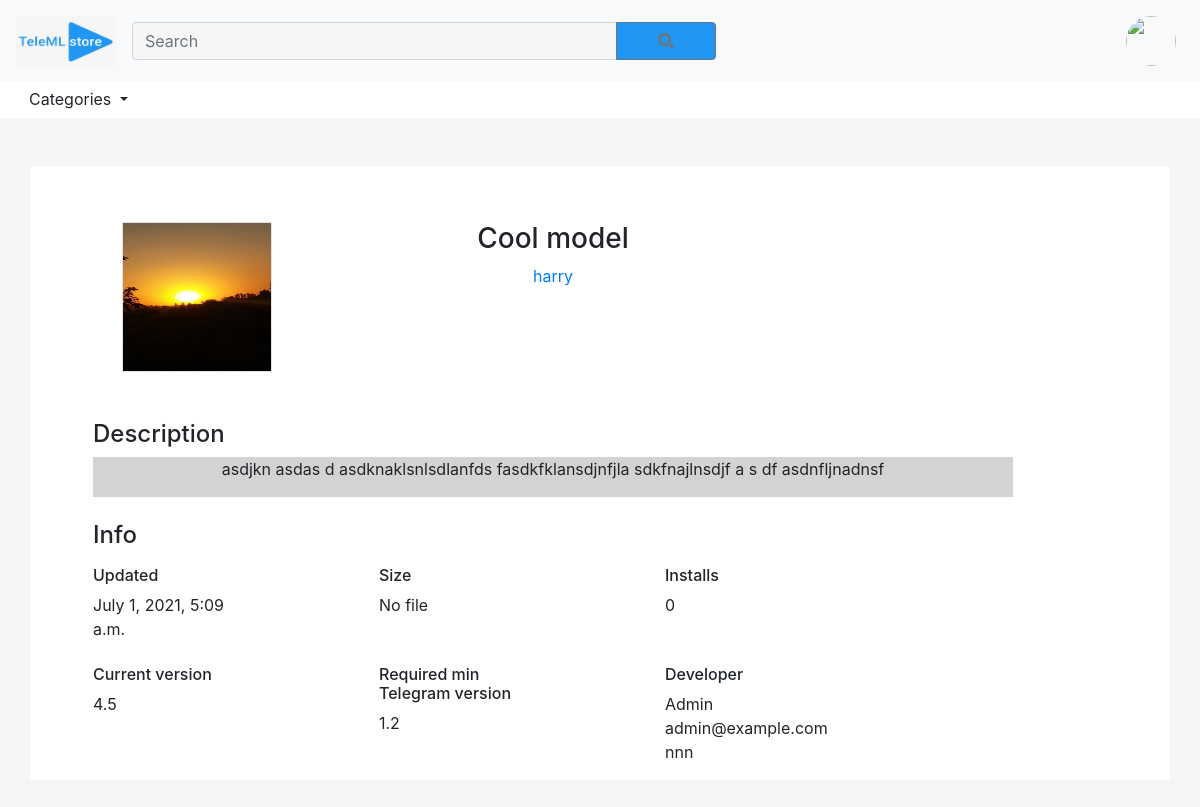
The page /model/8/ on the database as committed earlier.
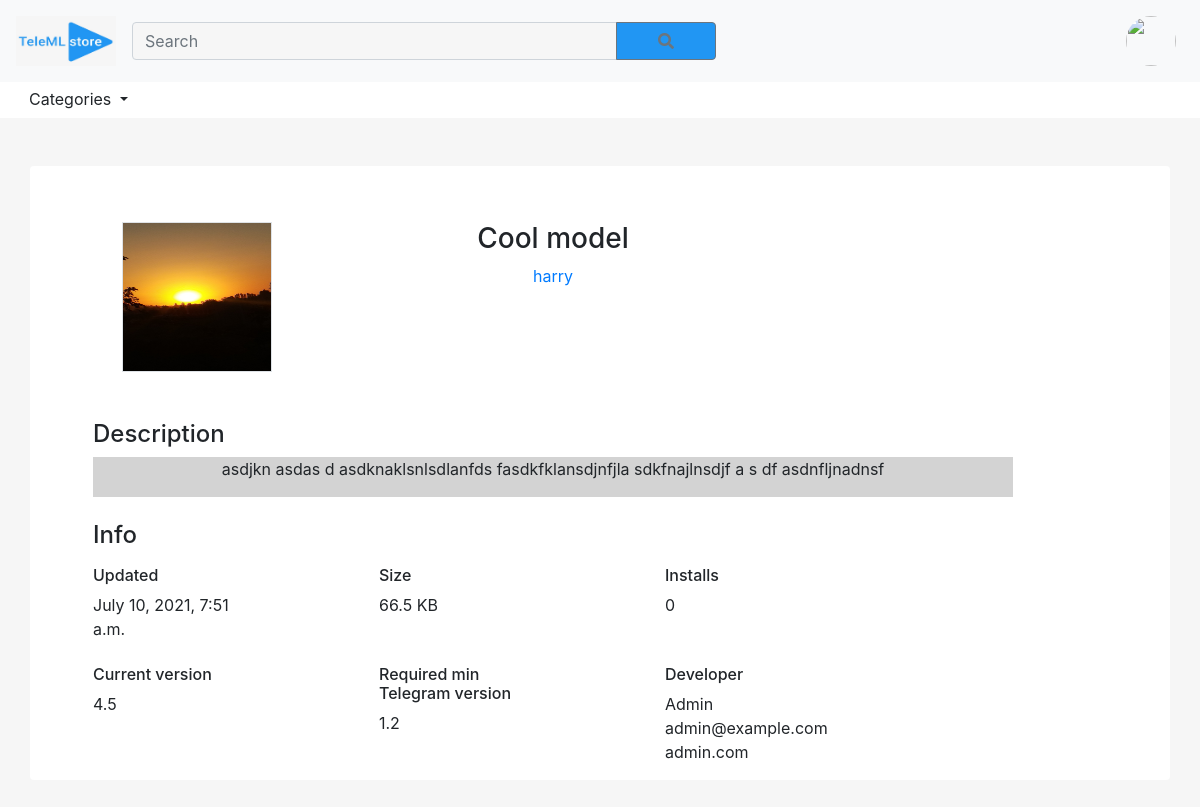
The same page on the database as committed later.
### teleml/models.py (models this page shows)
class TeleModel(models.Model):
    title = models.CharField(max_length=125)
    description = models.TextField()
    logo = models.ImageField(upload_to='uploads/', default='model_icon.jpg')
    file = models.FileField(upload_to='files/')
    category = models.ForeignKey(Category, default=None, related_name='items', on_delete=models.CASCADE)
    version = models.FloatField()
    require_version = models.FloatField()
    downloads = models.IntegerField(default=0)
    created_by = models.ForeignKey(User, related_name='models', on_delete=models.CASCADE)
    created_at = models.DateTimeField(auto_now_add=True)
    updated_at = models.DateTimeField(auto_now=True)
    class Meta:
        ordering = ('-created_at',)

class Category(models.Model):
    title = models.CharField(max_length=255)
    def __str__(self):
        return self.title

class UserProfile(models.Model):
    user = models.OneToOneField(User, on_delete=models.CASCADE, related_name='profile')
    avatar = models.ImageField(upload_to='avatars/', default='profile_icon.png')
    website = models.CharField(max_length=255, blank=True, null=True)

### teleml/views.py (the view)
# urls.py: path('model/<int:pk>/', model_description, name='model_description'),
def model_description(request, pk):
    model = get_object_or_404(TeleModel, id=pk)
    context = {'model': model}
    return render(request, 'ml_description.html', context)

### teleml/context_processors.py (called while the page is built)
def categories(request):
    return {'categories': Category.objects.all()}

### teleml/templates/ml_description.html (shortened to what this page needs)
{% extends 'base.html' %}
{% load static %}
{% block content %}
    <div class="container rounded bg-white mt-5 mb-5 justify-content-md-center">
        <div class="row">
            <div class="col-md-3 mx-4">
                <div class="d-flex flex-column align-items-center text-center pt-5">
                    <img class="mt-2 border" src="{{model.logo.url}}" width="150" height="150">
                </div>
            </div>
            <div class="col-md-4">
                <div class="pt-5">
                        <div class="row mt-2 flex-column text-center">
                            <div class="col-md-12">
                                <h3>{{model.title}}</h3>
                            </div>
                            <div class="col-md-12">
                                <p><a href="{% url 'category_item' model.category.id %}">{{model.category}}</a></p>
                            </div>
                        </div>
                </div>
            </div>
        </div>
        <div class="row mt-5">
            <div class="col-md-10 mx-5">
                <div class="d-flex flex-column">
                    <h4>Description</h4>
                </div>
            </div>
        </div>
        <div class="row">
            <div class="col-md-10 mx-5">
                <div class="d-flex flex-column align-items-center" style="background-color: lightgray;">
                    <p class="text-justify">{{model.description}}</p>
                </div>
            </div>
        </div>
        <div class="row">
            <div class="col-md-10 mx-5 mt-4">
                <div class="d-flex flex-column">
                    <h4>Info</h4>
                </div>
            </div>
        </div>
        <div class="row">
            <div class="col-md-2 mx-5 mt-2">
                <div class="d-flex flex-column">
                    <h6>Updated</h6>
                    <p>{{model.updated_at}}</p>
                </div>
            </div>
            <div class="col-md-2 mx-5 mt-2">
                <div class="d-flex flex-column">
                    <h6>Size</h6>
                    {% if model.file %}
                        {{ model.file.size|filesizeformat }}
                    {% else %}
                        <p>No file</p>
                    {% endif %}
                </div>
            </div>
            <div class="col-md-2 mx-5 mt-2">
                <div class="d-flex flex-column">
                    <h6>Installs</h6>
                    <p>{{model.downloads}}</p>
                </div>
            </div>
        </div>
        <div class="row">
            <div class="col-md-2 mx-5 mt-2">
                <div class="d-flex flex-column">
                    <h6>Current version</h6>
                    <p>{{model.version}}</p>
                </div>
            </div>
            <div class="col-md-2 mx-5 mt-2">
                <div class="d-flex flex-column">
                    <h6>Required min Telegram version</h6>
                    <p>{{model.require_version}}</p>
                </div>
            </div>
            <div class="col-md-4 mx-5 mt-2">
                <div class="d-flex flex-column">
                    <h6>Developer</h6>
                    <p>{{model.created_by.first_name}} <br> {{model.created_by.email}} <br> {{model.created_by.profile.website}}</p>
                </div>
            </div>
        </div>
    </div>
{% endblock %}

### teleml/templates/base.html (shortened to what this page needs)
{% load static %}
<html lang="en">
<head>
    <link rel="stylesheet" href="{% static 'css/bootstrap.min.css' %}">
    <link rel="stylesheet" href="{% static 'plugins/all.min.css' %}">
    <link rel="stylesheet" href="{% static 'css/style.css' %}">
</head>
<body style="margin-top: 80px; background-color: #F6F6F6">
    <nav class="navbar navbar-expand-lg navbar-light bg-light fixed-top navbar-fixed-top" style="background-color: #F6F6F6;">
        <a class="navbar-brand w-30" href="{% url 'home' %}"><img src="{% static 'img/logo.jpg' %}" alt="" width="100px" height="50px" class="d-inline-block align-top"></a>
        <div class="nav-item w-50">
            <form class="form-inline my-2 my-lg-0 mx-2 my-auto d-inline" id="search-form" autocomplete="off">
                <div class="input-group">
                    <input type="text" class="form-control"  id="search-input" style="background-color:#F6F6F6;" placeholder="Search" aria-describedby="basic-addon2">
                    <div class="input-group-append">
                        <button class="btn btn-outline-secondary" type="button" style="background: #2196F3; width: 100px;"><i class="fas fa-search"></i></button>
                    </div>
                </div>
            </form>
        </div>
        <ul class="navbar-nav ml-auto">
            <li class="nav-item dropdown ml-auto">
                <a class="nav-link" href="#" id="dropdown01" role="button" data-toggle="dropdown" aria-haspopup="true" aria-expanded="false">
                    {% if request.user.is_authenticated %}
                        <img src="{{ user.profile.avatar.url }}" alt="" width="50px" height="50px" style="border-radius: 50%;">
                    {% else %}
                        <img src="{% static 'img/profile_icon.png' %}" alt="" width="50px" height="50px" style="border-radius: 50%;">
                    {% endif %}
                </a>
            </li>
        </ul>
    </nav>
    <div class="nav-scroller bg-white box-shadow">
        <nav class="nav nav-underline">
            <div class="dropdown mx-3">
                <a class="btn dropdown-toggle" type="button" id="dropdownMenuButton" data-toggle="dropdown" aria-haspopup="true" aria-expanded="false">
                    Categories
                </a>
            </div>
        </nav>
    </div>
    {% block content %}
    {% endblock %}
</body>
</html>

Rows that differ between the two databases and show on the page:
changed TeleModel "Cool model": updated_at "July 1, 2021, 5:09 a.m." → "July 10, 2021, 7:51 a.m."; file.size|filesizeformat (not shown) → "66.5 KB"; created_by.profile.website "nnn" → "admin.com"; file empty → "files/cooper_test.jpg" (drawn)
Other text that changed with them:
text no longer shown: "No file"
